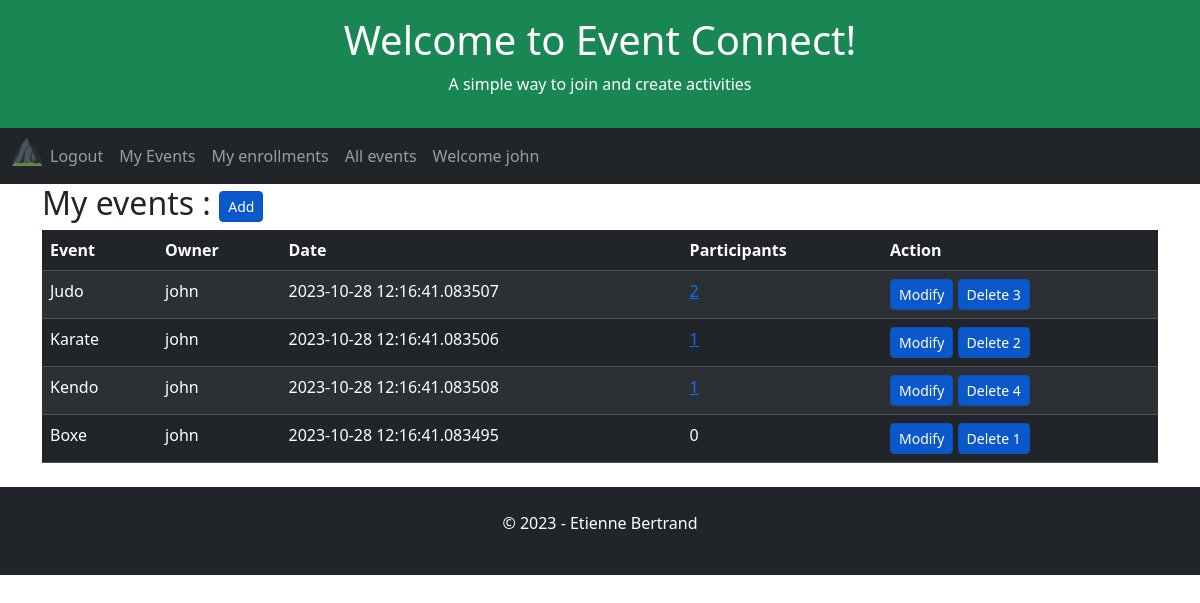
/user-events (signed in), run on an earlier commit of the app's database.
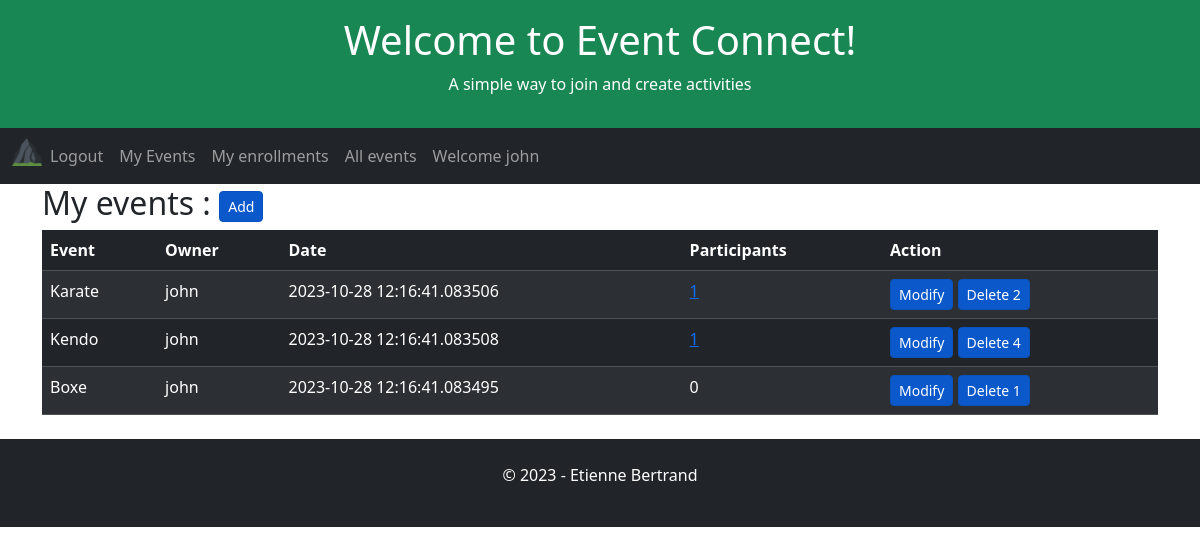
And on a later commit of the database.
### app/models.py (models this page shows, shortened)
class Event(db.Model):
    id = db.Column(db.Integer, primary_key=True)
    user_id = db.Column(db.Integer, db.ForeignKey('user.id', name='fk_event_user'), nullable=False)
    title = db.Column(db.String(255), nullable=False)
    date = db.Column(db.DateTime, index=True, default=datetime.utcnow)

### app/routes.py (the view)
@app.route('/user-events', methods=['GET', 'POST', 'UPDATE'])
@login_required
def userEvents():
    global appName, appSlogan, appTitle, db
    user_id = current_user.id
    userEvents = db.session.query(
        Event.user_id,
        Event.id,
        User.username.label("owner"),
        Event.date,
        Event.title,
        func.count(Enrollment.user_id).label('participants')
    ).outerjoin(User, Event.user_id == User.id
    ).outerjoin(Enrollment, Event.id == Enrollment.event_id
    ).filter(
        Event.user_id == user_id
    ).group_by(
        Event.user_id,
        Event.date,
        Event.title
    ).order_by(
         func.count(Enrollment.user_id).label('participants').desc(),
         Event.title
    ).all()
    return render_template(
        'user-events.html',
        appName=appName,
        appTitle=appTitle,
        appSlogan=appSlogan,
        userEvents=userEvents
    )

### app/__init__.py (called while the page is built)
    def _fk_pragma_on_connect(dbapi_con, con_record):  # noqa
        dbapi_con.execute('pragma foreign_keys=ON')

### app/models.py (called while the page is built)
@login.user_loader
def load_user(id):
    return User.query.get(int(id))

### app/templates/user-events.html (shortened to what this page needs)
{% extends "home.html" %}
{% block content %}
    <h2>My events : <a href="{{ url_for('event') }}" class="btn btn-primary btn-sm active" role="button" aria-pressed="true">Add</a></h2>
        <table class="table table-dark table-hover table-striped">
            <thead>
            <tr>
                <th>Event</th>
                <th>Owner</th>
                <th>Date</th>
                <th>Participants</th>
                <th>Action</th>
            </tr>
            </thead>
            <tbody>
                {% for event in userEvents %}
                    <tr>
                        <td>{{ event.title }}</td>
                        <td>{{ event.owner }}</td>
                        <td>{{ event.date }}</td>
                        {% if event.participants > 0 %}
                        <td><a href="{{ url_for('eventEnrollments') }}/{{event.id}}" aria-pressed="true">{{ event.participants }}</a></td>
                        {% else %}
                        <td>{{ event.participants }}</td>
                    {% endif %}
                        <td>
                            <a href="{{ url_for('event') }}/{{event.id}}" class="btn btn-primary btn-sm active" role="button" aria-pressed="true">Modify</a>
                            <a href="{{ url_for('event') }}" class="btn btn-primary btn-sm active" role="button" aria-pressed="true" data-bs-toggle="modal" data-bs-target="#exampleModal" data-bs-whatever="{{event.id}}" >Delete {{ event.id }}</a>
                        </td>
                    </tr>
                {% endfor %}
            </tbody>
        </table>
{% endblock %}

What changed in the data, as far as the page shows it:
removed Event: title "Judo", owner "john", date "2023-10-28 12:16:41.083507", participants "2", id "3"
